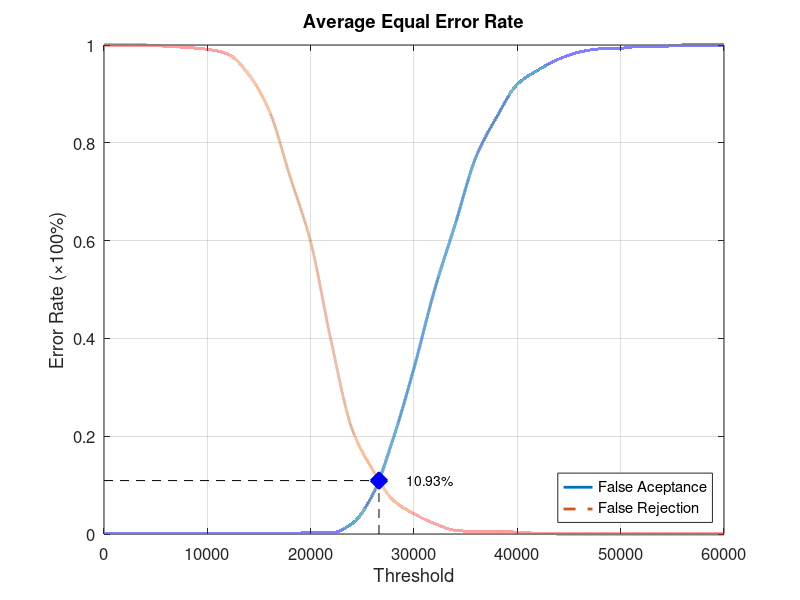
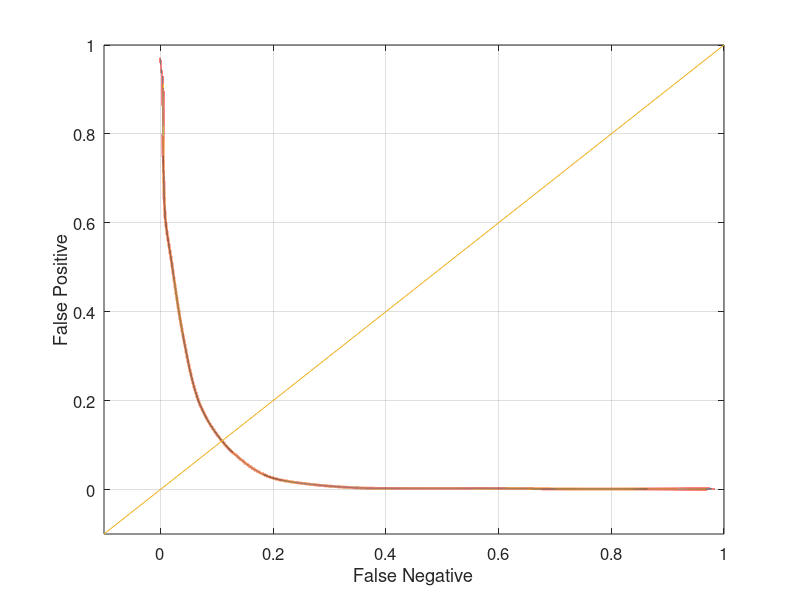

MATLAB code to generate these figures, in order:
function yEER = Experiment1Average
close all;
clear;
clc;
x = 0:2000:60000;
xq = 0:0.5:60000;

y0 = [0 0.00131579 0.00131579 0.00131579 0.00131579 0.00131579 0.00131579 0.00131579 0.00131579 0.00131579 0.00263158 0.00263158 0.0210526 0.0802632 0.196053 0.339474 0.5 0.634211 0.771053 0.852632 0.919737 0.948684 0.971053 0.985526 0.992105 0.993421 0.997368 0.997368 1 1 1];
yy0 = interp1(x, y0, xq, 'pchip');
y1 = [1 1 1 0.9975 0.995 0.99125 0.98125 0.94 0.865 0.73125 0.5975 0.3925 0.215 0.13125 0.06875 0.04125 0.02125 0.0075 0.005 0.005 0.00375 0.00125 0 0 0 0 0 0 0 0 0];
yy1 = interp1(x, y1, xq, 'pchip');

% Calculating EER: 
y2 = abs(y0 - y1);
find(y2 == min(y2))
yy2 = abs(yy0 - yy1);
xEER = find(yy2 == min(yy2));
xEERIndex = xq(xEER) % X-axis EER
yEER = yy0(xEER) % Y-axis EER

main = figure
plot(xq, yy0,'-','LineWidth', 2);	hold on
plot(xq, yy1,'--','LineWidth', 2);	hold on
plot([xEERIndex xEERIndex], [0 yEER], 'k--');	hold on
plot([0 xEERIndex], [yEER yEER], 'k--');	hold on
plot(xEERIndex, yEER, 'bx', 'LineWidth', 10);	hold on
text(xEERIndex + 10 * xEERIndex / 100, yEER, [num2str(round((10000 * yEER)) / 100) '%'])
legend('False Aceptance', 'False Rejection', 'Location', 'SouthEast')
xlabel('Threshold')
ylabel('Error Rate (\times100%)')
title('Average Equal Error Rate')
set(gca, 'FontSize', 12)
axis([0 60000 0 1])
grid on

print(main, 'Experiment1AverageMain', '-dpng');
FNRxFPR = figure('Color', [1 1 1]);
plot(yy1, yy0, '-', yy1, yy0, 'LineWidth', 2);
hold on
y = -0.1:0.1:1
plot(y, y); 
set(gca, 'FontSize', 12)
xlabel('False Negative')
ylabel('False Positive')
axis([-0.1 1 -0.1 1])
set(gca, 'FontSize', 12)
grid on

print(FNRxFPR, 'Experiment1AverageFNRxFPR','-dpng');
end
